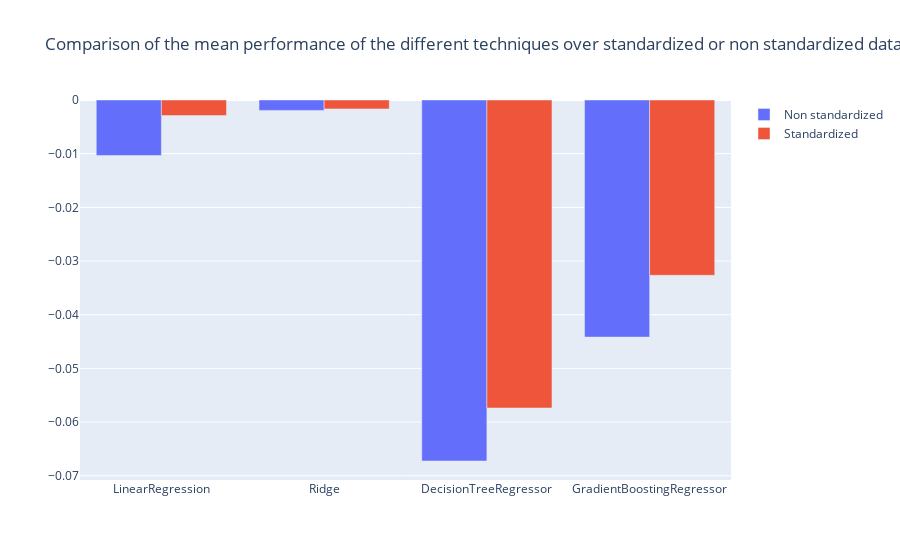

Source (notebook cell):
### Markdown cell above
#### Comparison between mean performance of the different algorithms

### Code cell
fig = go.Figure()
df_result_average = df_results.mean(axis=1)
df_result_stand_average = df_results_standardized.mean(axis=1)
fig.add_trace(go.Bar(x = df_result_average.index, y=df_result_average.values, name='Non standardized'))
fig.add_trace(go.Bar(x = df_result_stand_average.index, y=df_result_stand_average.values, name='Standardized'))
fig.update_layout(title=go.layout.Title(text="Comparison of the mean performance of the different techniques over standardized or non standardized data"))

### Figure 1 — Plotly figure (JSON) as saved in the notebook; plotly's stock layout.template omitted (floating-point values rounded to 4 significant figures)
{"data": [{"name": "Non standardized", "type": "bar", "x": ["LinearRegression", "Ridge", "DecisionTreeRegressor", "GradientBoostingRegressor"], "y": [-0.01033, -0.001935, -0.06726, -0.04418]}, {"name": "Standardized", "type": "bar", "x": ["LinearRegression", "Ridge", "DecisionTreeRegressor", "GradientBoostingRegressor"], "y": [-0.00291, -0.001662, -0.05738, -0.03267]}], "layout": {"autosize": true, "title": {"text": "Comparison of the mean performance of the different techniques over standardized or non standardized data"}, "xaxis": {"autorange": true, "range": [-0.5, 3.5], "type": "category"}, "yaxis": {"autorange": true, "range": [-0.0708, 0], "type": "linear"}}}
